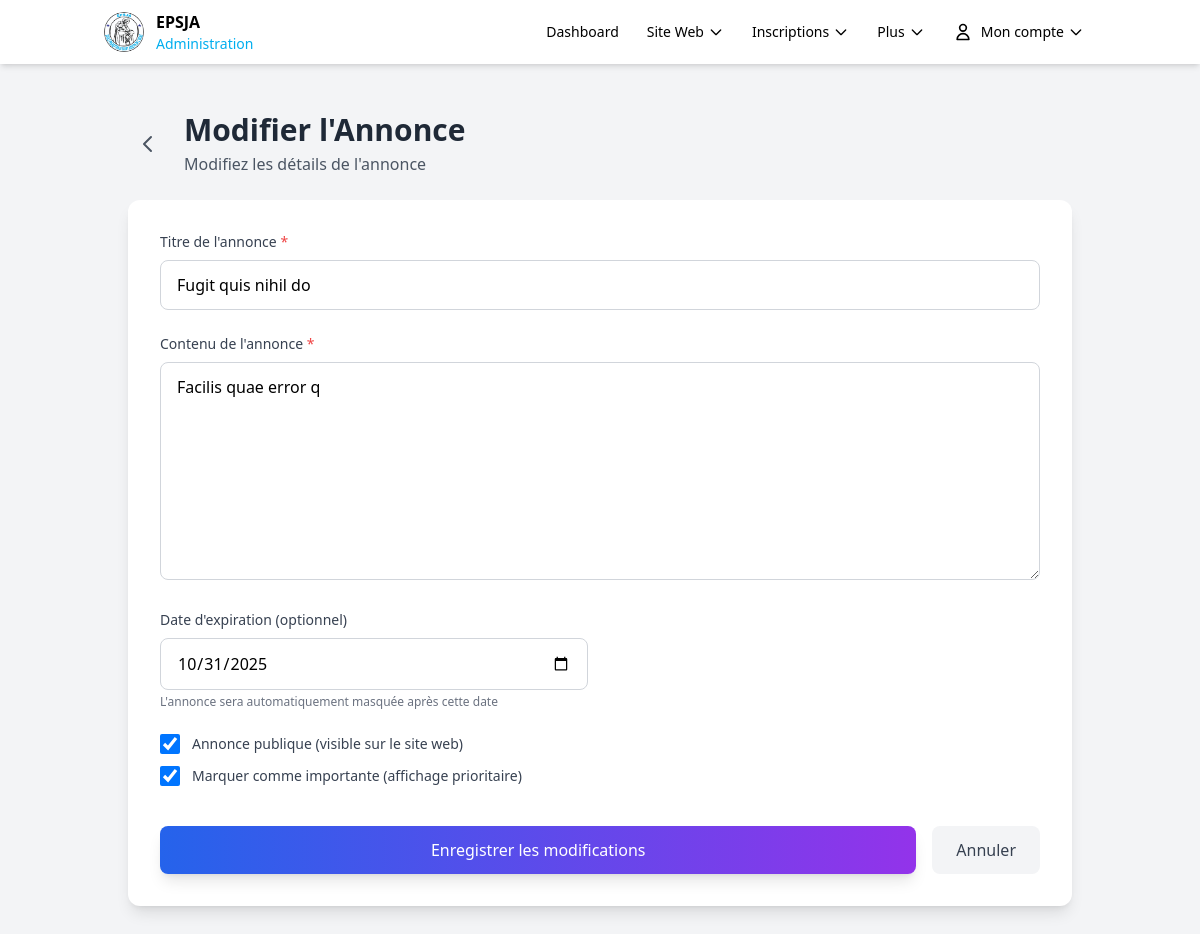
/admin/contenu/annonce/1/modifier (signed in), run on the app's committed database.
### models.py (models this page shows, shortened)
class Annonce(db.Model):
    __tablename__ = 'annonces'
    id = db.Column(db.Integer, primary_key=True)
    titre = db.Column(db.String(100), nullable=False)
    contenu = db.Column(db.Text, nullable=False)
    date_creation = db.Column(db.DateTime, default=datetime.now)
    date_expiration = db.Column(db.Date)
    public = db.Column(db.Boolean, default=True)
    important = db.Column(db.Boolean, default=False)

### modules/admin.py (the view, shortened to what this page needs)
@admin_blueprint.route('/contenu/annonce/<int:id>/modifier', methods=['GET', 'POST'])
@login_required
@admin_required
def modifier_annonce(id):
    annonce = Annonce.query.get_or_404(id)
    return render_template('admin/modifier_annonce.html', annonce=annonce)

### app.py (called while the page is built)
@login_manager.user_loader
def load_user(user_id):
    return User.query.get(int(user_id))

### modules/admin.py (called while the page is built)
def admin_required(f):
    @wraps(f)
    def decorated_function(*args, **kwargs):
        if not current_user.is_authenticated or current_user.role != 'admin':
            abort(403)
        return f(*args, **kwargs)
    return decorated_function

### templates/admin/modifier_annonce.html (shortened to what this page needs)
{% extends "admin/base_admin.html" %}
{% block content %}
<div class="p-6 space-y-6">
    <div class="flex items-center gap-4">
        <a href="{{ url_for('admin.contenu', type='annonces') }}"
           class="p-2 hover:bg-gray-100 rounded-lg transition-colors">
            <svg class="w-6 h-6 text-gray-600" fill="none" stroke="currentColor" viewBox="0 0 24 24">
                <path stroke-linecap="round" stroke-linejoin="round" stroke-width="2" d="M15 19l-7-7 7-7"></path>
            </svg>
        </a>
        <div>
            <h1 class="text-3xl font-bold text-gray-800">Modifier l'Annonce</h1>
            <p class="text-gray-600 mt-1">Modifiez les détails de l'annonce</p>
        </div>
    </div>
    <div class="bg-white rounded-xl shadow-lg p-8 form-card">
        <form method="POST" action="{{ url_for('admin.modifier_annonce', id=annonce.id) }}" class="space-y-6">
            <div>
                <label for="titre" class="block text-sm font-medium text-gray-700 mb-2">
                    Titre de l'annonce <span class="text-red-500">*</span>
                </label>
                <input type="text" id="titre" name="titre" required value="{{ annonce.titre }}"
                       class="w-full px-4 py-3 border border-gray-300 rounded-lg focus:ring-2 focus:ring-purple-500 focus:border-purple-500 transition-all">
            </div>
            <div>
                <label for="contenu" class="block text-sm font-medium text-gray-700 mb-2">
                    Contenu de l'annonce <span class="text-red-500">*</span>
                </label>
                <textarea id="contenu" name="contenu" rows="8" required
                          class="w-full px-4 py-3 border border-gray-300 rounded-lg focus:ring-2 focus:ring-purple-500 focus:border-purple-500 transition-all">{{ annonce.contenu }}</textarea>
            </div>
            <div class="grid grid-cols-1 md:grid-cols-2 gap-6">
                <div>
                    <label for="date_expiration" class="block text-sm font-medium text-gray-700 mb-2">
                        Date d'expiration (optionnel)
                    </label>
                    <input type="date" id="date_expiration" name="date_expiration"
                           value="{{ annonce.date_expiration.strftime('%Y-%m-%d') if annonce.date_expiration else '' }}"
                           class="w-full px-4 py-3 border border-gray-300 rounded-lg focus:ring-2 focus:ring-purple-500 focus:border-purple-500 transition-all">
                    <p class="text-xs text-gray-500 mt-1">L'annonce sera automatiquement masquée après cette date</p>
                </div>
            </div>
            <div class="space-y-3">
                <div class="flex items-center">
                    <input type="checkbox" id="public" name="public" {% if annonce.public %}checked{% endif %}
                           class="w-5 h-5 text-purple-600 border-gray-300 rounded focus:ring-purple-500">
                    <label for="public" class="ml-3 text-sm font-medium text-gray-700">
                        Annonce publique (visible sur le site web)
                    </label>
                </div>
                <div class="flex items-center">
                    <input type="checkbox" id="important" name="important" {% if annonce.important %}checked{% endif %}
                           class="w-5 h-5 text-red-600 border-gray-300 rounded focus:ring-red-500">
                    <label for="important" class="ml-3 text-sm font-medium text-gray-700">
                        Marquer comme importante (affichage prioritaire)
                    </label>
                </div>
            </div>
            <div class="flex flex-col sm:flex-row gap-4 pt-4">
                <button type="submit"
                        class="w-full sm:flex-1 px-6 py-3 bg-gradient-to-r from-blue-600 to-purple-600 text-white rounded-lg hover:from-blue-700 hover:to-purple-700 transition-all font-medium shadow-lg hover:shadow-xl transform hover:scale-105 text-center">
                    Enregistrer les modifications
                </button>
                <a href="{{ url_for('admin.contenu', type='annonces') }}"
                   class="w-full sm:w-auto px-6 py-3 bg-gray-100 text-gray-700 rounded-lg hover:bg-gray-200 transition-colors font-medium text-center">
                    Annuler
                </a>
            </div>
        </form>
    </div>
</div>
{% endblock %}

### data on the page
Annonce: titre "Fugit quis nihil do", contenu "Facilis quae error q", date_expiration "10/31/2025", public "☑", important "☑"
